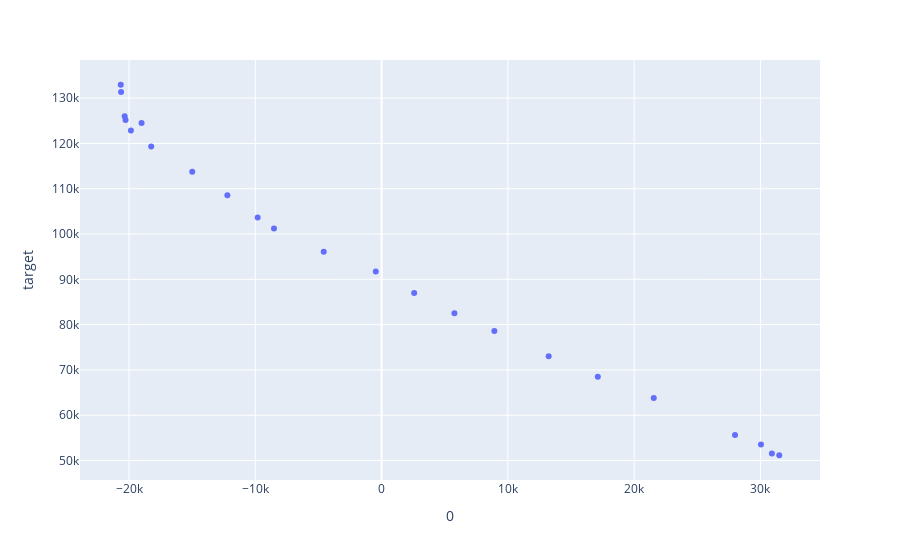

The code cell stored with this chart in its notebook:
### Code cell
px.scatter(pca_df, x=0, y='target')

### Figure 1 — Plotly figure (JSON) as saved in the notebook; plotly's stock layout.template omitted (floating-point values rounded to 4 significant figures)
{"data": [{"hovertemplate": "0=%{x}<br>target=%{y}<extra></extra>", "legendgroup": "", "marker": {"color": "#636efa", "symbol": "circle"}, "mode": "markers", "name": "", "orientation": "v", "showlegend": false, "type": "scatter", "x": [-19010.0, -20660.0, -15000.0, 27990.0, -19850.0, 31490.0, -9815.0, -20270.0, -20350.0, -20630.0, 5766.0, -8522.0, -12210.0, -4584.0, 2579.0, -18240.0, 30040.0, 17120.0, 30900.0, -461.3, 8930.0, 13230.0, 21550.0], "xaxis": "x", "y": [124489, 132959, 113752, 55632, 122847, 51152, 103669, 125153, 126022, 131385, 82479, 101231, 108558, 96109, 86956, 119312, 53534, 68465, 51547, 91725, 78587, 72986, 63806], "yaxis": "y"}], "layout": {"autosize": true, "legend": {"tracegroupgap": 0}, "margin": {"t": 60}, "xaxis": {"anchor": "y", "autorange": true, "domain": [0, 1], "range": [-23810.0, 34640.0], "title": {"text": "0"}, "type": "linear"}, "yaxis": {"anchor": "x", "autorange": true, "domain": [0, 1], "range": [44820.0, 139300.0], "title": {"text": "target"}, "type": "linear"}}}
